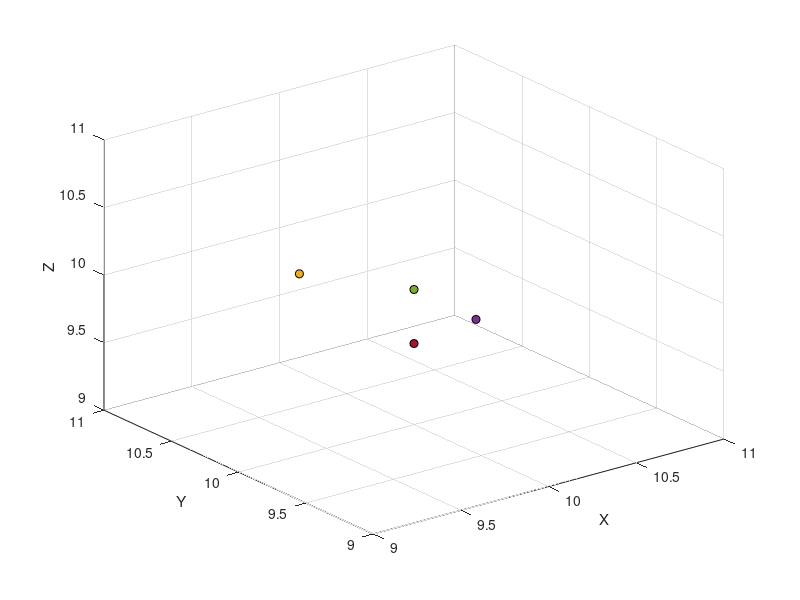

MATLAB code to generate this figure:

my_pal = [0.4660 0.6740 0.1880 ;
    0.9290 0.6940 0.1250;
    0.4940 0.1840 0.5560;
    0.6350 0.0780 0.1840];


figure

x = [10 9.5 10.2 10]
y = [10 10.2 9.8, 10]
z= [10 10.2 9.8, 9.6]

for i = 1:numel(x)

    scatter3(x(i),y(i),z(i), "MarkerFaceColor", my_pal(i,:), "MarkerEdgeColor", 'k')
    hold on
end

xlim([9, 11])
ylim([9, 11])
zlim([9, 11])

xlabel('X')
ylabel('Y')
zlabel('Z')

grid on